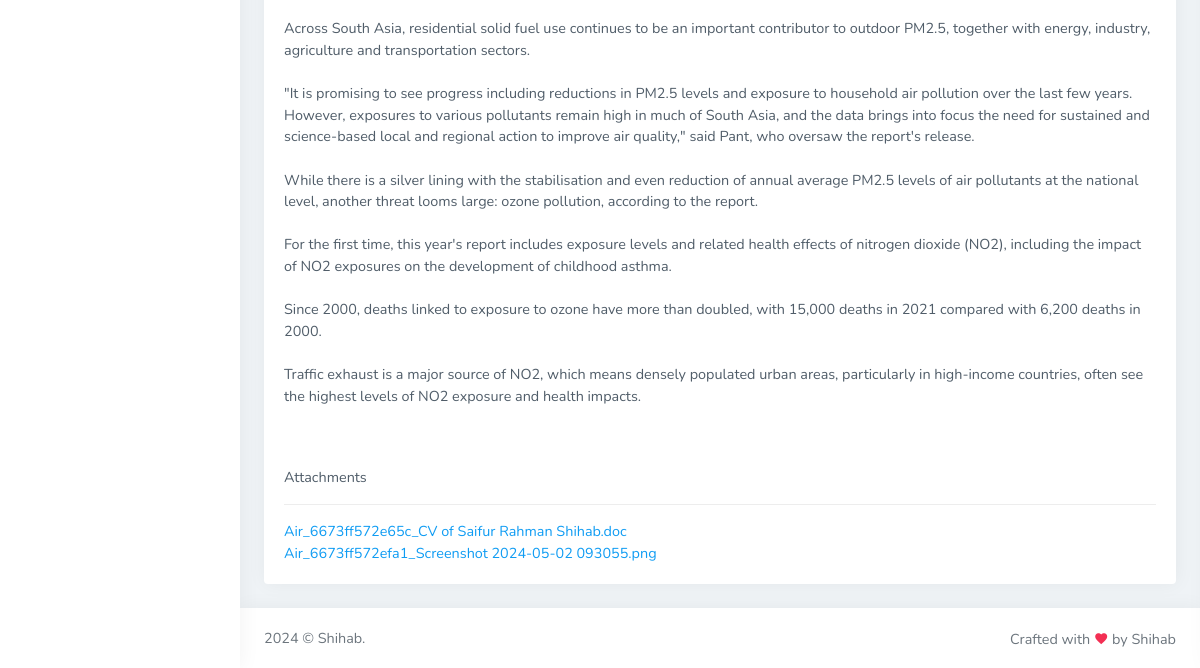
The page /view-post-admin.php?postId=98 (signed in, lower part) on the database as committed earlier.
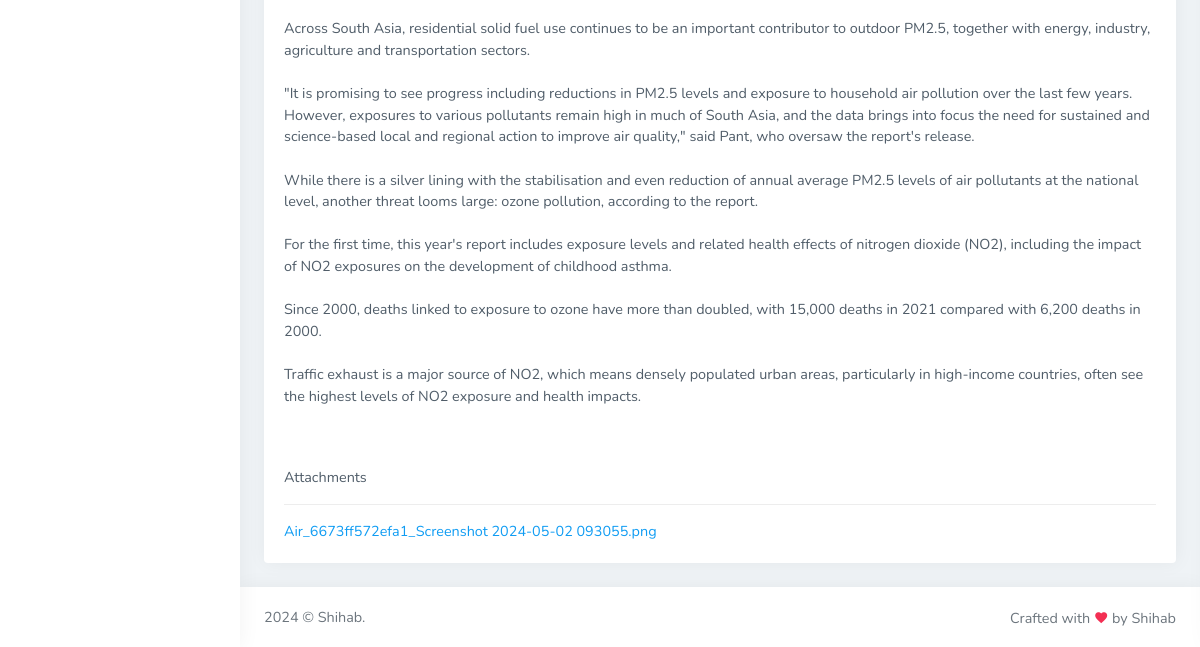
The same page on the database as committed later.
### tables this page shows
CREATE TABLE `posts` (
  `post_id` int(6) NOT NULL,
  `post_title` varchar(200) NOT NULL,
  `project_name` varchar(100) NOT NULL,
  `post_details` varchar(5000) NOT NULL,
  `post_by` int(5) NOT NULL,
  `created_at` datetime NOT NULL DEFAULT current_timestamp(),
  `post_status` int(6) DEFAULT 1
);

CREATE TABLE `post_files` (
  `post_files_id` int(6) NOT NULL,
  `post_files_names` varchar(255) NOT NULL,
  `post_id` int(6) NOT NULL,
  `privacy` int(11) NOT NULL DEFAULT 0,
  `created_at` datetime NOT NULL DEFAULT current_timestamp()
);

### includes/helper-func.php (called while the page is built, shortened)
<?php
function getPost($postId, $conn) {
    $sql = "SELECT *, DATE_FORMAT(created_at, '%d-%M-%Y %h:%i %p') AS post_date FROM posts WHERE post_id = $postId ORDER BY created_at DESC";
    $result = mysqli_query($conn, $sql);
    return $result;
}
function getFiles($postId, $conn) {
    $sql = "SELECT * FROM post_files WHERE post_id = $postId";
    $result = mysqli_query($conn, $sql);
    return $result;
}

### view-post-admin.php (the view, shortened to what this page needs)
<?php
include 'includes/header.php';
include 'includes/helper-func.php';
if (isset($_GET['postId'])) {
    $post = getPost($_GET['postId'], $conn);
    $row = mysqli_fetch_assoc($post);
}
?>
<div class="container-fluid">
<div class="row">
    <div class="col-12">
            <div class="email-rightbar m-0">
                <div class="card">
                    <div class="card-body">
                        <p><?php echo nl2br($row['post_details']) ?></p>
                        <br><br>
                        <p>Attachments</p>
                        <hr>
                        <?php
                            $postFiles = getFiles($_GET['postId'], $conn);
                            if (mysqli_num_rows($postFiles) > 0) {
                                while ($row = mysqli_fetch_assoc($postFiles) ) {
                                    echo "<a href='uploads/".$row['post_files_names']."'>".$row['post_files_names']."</a><br>";
                                }
                            }
                            else
                                echo "No was File Attached";
                        ?>
                    </div>
                </div>
            </div>
    </div>
</div>
</div>
<?php
include 'includes/footer.php';
?>

### includes/header.php (shortened to what this page needs)
<!doctype html>
<html lang="en">
    <head>
        <link href="assets/libs/admin-resources/jquery.vectormap/jquery-jvectormap-1.2.2.css" rel="stylesheet" type="text/css" />
        <link href="assets/libs/datatables.net-bs4/css/dataTables.bootstrap4.min.css" rel="stylesheet" type="text/css" />
        <link href="assets/libs/datatables.net-responsive-bs4/css/responsive.bootstrap4.min.css" rel="stylesheet" type="text/css" />
        <link href="assets/css/bootstrap.min.css" id="bootstrap-style" rel="stylesheet" type="text/css" />
        <link href="assets/css/icons.min.css" rel="stylesheet" type="text/css" />
        <link href="assets/css/app.min.css" id="app-style" rel="stylesheet" type="text/css" />
        <link href="assets/css/style.css" id="app-style" rel="stylesheet" type="text/css" />
    </head>
    <body data-topbar="dark">
        <div id="layout-wrapper">
            <div class="vertical-menu">
                <div data-simplebar class="h-100">
                </div>
            </div>
<div class="main-content">
<div class="page-content">

### includes/footer.php (shortened to what this page needs)
</div>
    <footer class="footer">
        <div class="container-fluid">
            <div class="row">
                <div class="col-sm-6">
                    <script>document.write(new Date().getFullYear())</script> © Shihab.
                </div>
                <div class="col-sm-6">
                    <div class="text-sm-end d-none d-sm-block">
                        Crafted with <i class="mdi mdi-heart text-danger"></i> by Shihab
                    </div>
                </div>
            </div>
        </div>
    </footer>
</div>
</div>
    </body>
</html>

Rows that differ between the two databases and show on the page:
removed post_files: post_files_names "Air_6673ff572e65c_CV of Saifur Rahman Shihab.doc"
